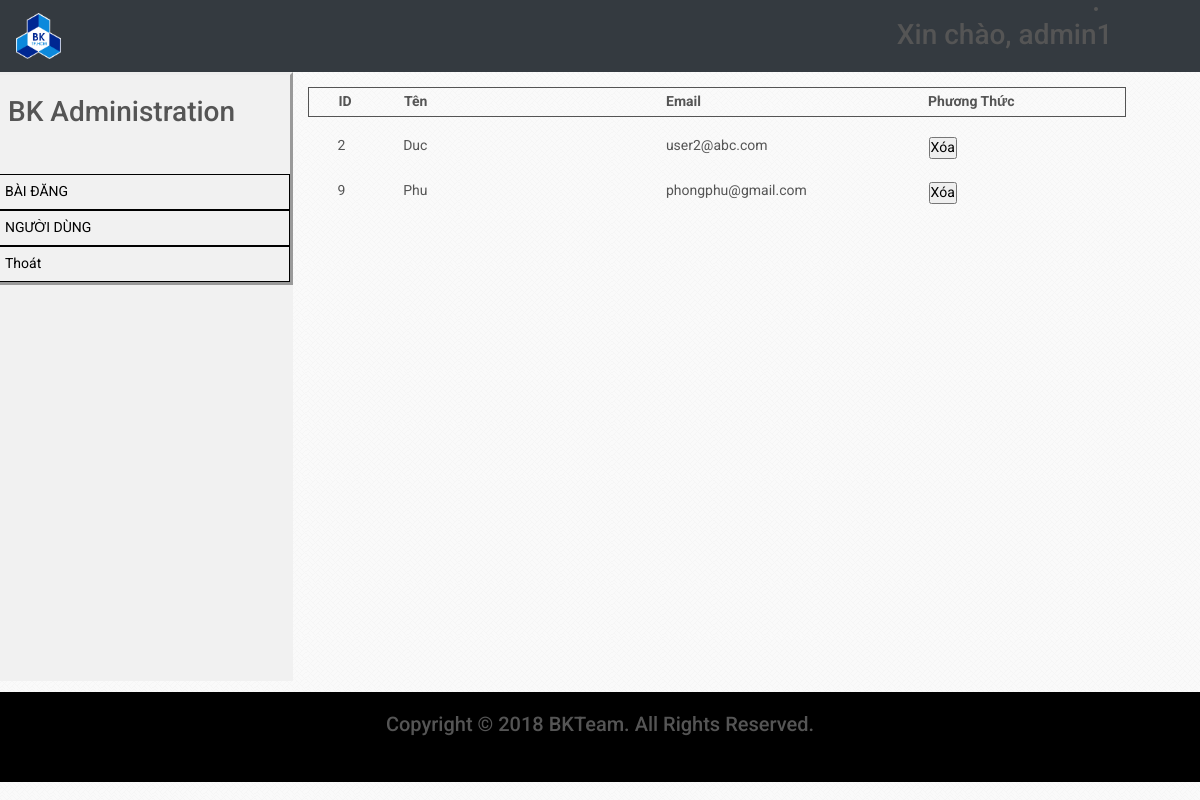
Screenshot of /admin/page/user.php (signed in) with the database file from the repository.
### tables this page shows
CREATE TABLE `user` (
  `id_user` int(255) NOT NULL,
  `name` varchar(255) NOT NULL,
  `email` varchar(255) NOT NULL,
  `password` varchar(255) NOT NULL
);

### admin/content/user.php (the view, shortened to what this page needs)
<div class="content col-md-11" style="height: 609px;">
    <div class="row">
        <div class="col-md-12 line" style="margin-top: 15px; height: 30px; border: 1px solid">
            <div class="col-md-1 line1" style="float: left;margin-top: 5px;"><b>ID</b></div>
            <div class="col-md-4 line1" style="float: left;margin-top: 5px;"><b>Tên</b></div>
            <div class="col-md-4 line1" style="float: left;margin-top: 5px;"><b>Email</b></div>
            <div class="col-md-3 line1" style="float: left;margin-top: 5px;"><b>Phương Thức</b></div>
        </div>
        <?php
        include("../backend/connectDB.php");
        mysqli_set_charset($connect,"utf8");
        $query = mysqli_query($connect, "SELECT * FROM user");
        while ($row = $query->fetch_assoc()) {
            ?>
            <div class="col-md-12 line2" style="margin-top: 15px; height: 30px;">
                <div class="col-md-1 line1" style="float: left;margin-top: 5px;"><?php echo $row['id_user']; ?></div>
                <div class="col-md-4 line1" style="float: left;margin-top: 5px;"><?php echo $row['name']; ?></div>
                <div class="col-md-4 line1" style="float: left;margin-top: 5px;"><?php echo $row['email']; ?></div>
                <div class="col-md-3 line1" style="float: left;margin-top: 5px;">
                <form action="../backend/deleteUser.php" method="POST">
                    <input class="button" type="submit" value="Xóa">
                </form>
                </div>
            </div>
        <?php
        }
        ?>
        </div>
    </div>
</div>

### admin/css/styles.css (style rules this page uses)
* { margin: 0; padding: 0; box-sizing: border-box; }
body { font-family: 'Roboto', sans-serif; font-size: 14px; color: #555; line-height: 1.285; background-image: url("../images/bg.png"); }

### rows the page displays
user: id_user "2", name "Duc", email "user2@abc.com"
user: id_user "9", name "Phu", email "phongphu@gmail.com"

### other values shown
$_SESSION['adminName'] "admin1"
